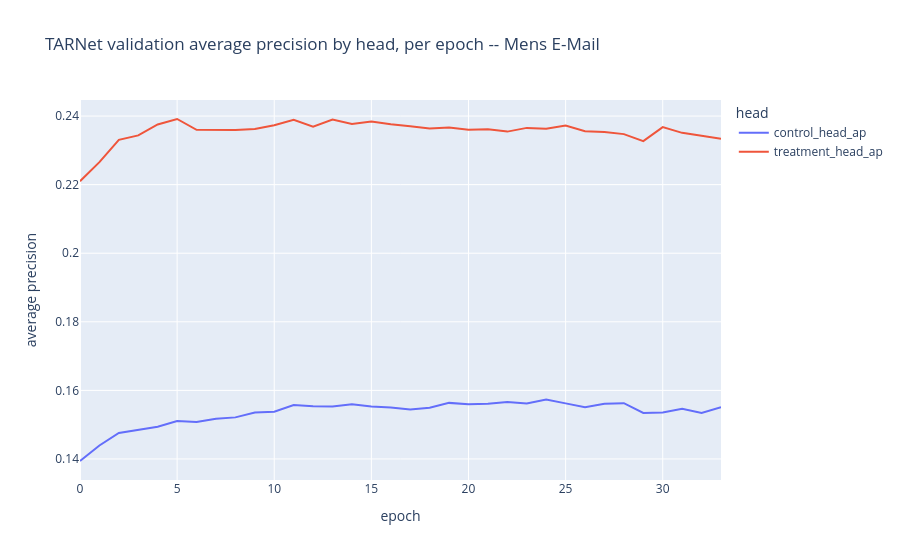

The code cell stored with this chart in its notebook:
### Code cell
mens_ap_df = _tarnet_ap_curve_df(mens_tarnet.history_)

px.line(
    mens_ap_df, x="epoch", y=["control_head_ap", "treatment_head_ap"],
    title="TARNet validation average precision by head, per epoch -- Mens E-Mail",
    labels={"value": "average precision", "variable": "head"},
).show()

### Figure 1 — Plotly figure (JSON) as saved in the notebook; plotly's stock layout.template omitted (floating-point values rounded to 4 significant figures)
{"data": [{"hovertemplate": "head=control_head_ap<br>epoch=%{x}<br>average precision=%{y}<extra></extra>", "legendgroup": "control_head_ap", "line": {"color": "#636efa", "dash": "solid"}, "marker": {"symbol": "circle"}, "mode": "lines", "name": "control_head_ap", "orientation": "v", "showlegend": true, "type": "scatter", "x": [0, 1, 2, 3, 4, 5, 6, 7, 8, 9, 10, 11, 12, 13, 14, 15, 16, 17, 18, 19, 20, 21, 22, 23, 24, 25, 26, 27, 28, 29, 30, 31, 32, 33], "xaxis": "x", "y": [0.1394, 0.1439, 0.1476, 0.1485, 0.1494, 0.151, 0.1508, 0.1518, 0.1521, 0.1536, 0.1538, 0.1557, 0.1553, 0.1553, 0.156, 0.1553, 0.155, 0.1544, 0.1549, 0.1564, 0.156, 0.1561, 0.1566, 0.1562, 0.1573, 0.1562, 0.1551, 0.1561, 0.1563, 0.1534, 0.1536, 0.1546, 0.1534, 0.1551], "yaxis": "y"}, {"hovertemplate": "head=treatment_head_ap<br>epoch=%{x}<br>average precision=%{y}<extra></extra>", "legendgroup": "treatment_head_ap", "line": {"color": "#EF553B", "dash": "solid"}, "marker": {"symbol": "circle"}, "mode": "lines", "name": "treatment_head_ap", "orientation": "v", "showlegend": true, "type": "scatter", "x": [0, 1, 2, 3, 4, 5, 6, 7, 8, 9, 10, 11, 12, 13, 14, 15, 16, 17, 18, 19, 20, 21, 22, 23, 24, 25, 26, 27, 28, 29, 30, 31, 32, 33], "xaxis": "x", "y": [0.221, 0.2266, 0.2331, 0.2344, 0.2376, 0.2391, 0.236, 0.2359, 0.2359, 0.2362, 0.2373, 0.2389, 0.2369, 0.239, 0.2377, 0.2384, 0.2376, 0.237, 0.2364, 0.2367, 0.236, 0.2362, 0.2355, 0.2365, 0.2363, 0.2372, 0.2356, 0.2354, 0.2347, 0.2327, 0.2368, 0.2351, 0.2343, 0.2334], "yaxis": "y"}], "layout": {"legend": {"title": {"text": "head"}, "tracegroupgap": 0}, "title": {"text": "TARNet validation average precision by head, per epoch -- Mens E-Mail"}, "xaxis": {"anchor": "y", "domain": [0, 1], "title": {"text": "epoch"}}, "yaxis": {"anchor": "x", "domain": [0, 1], "title": {"text": "average precision"}}}}
